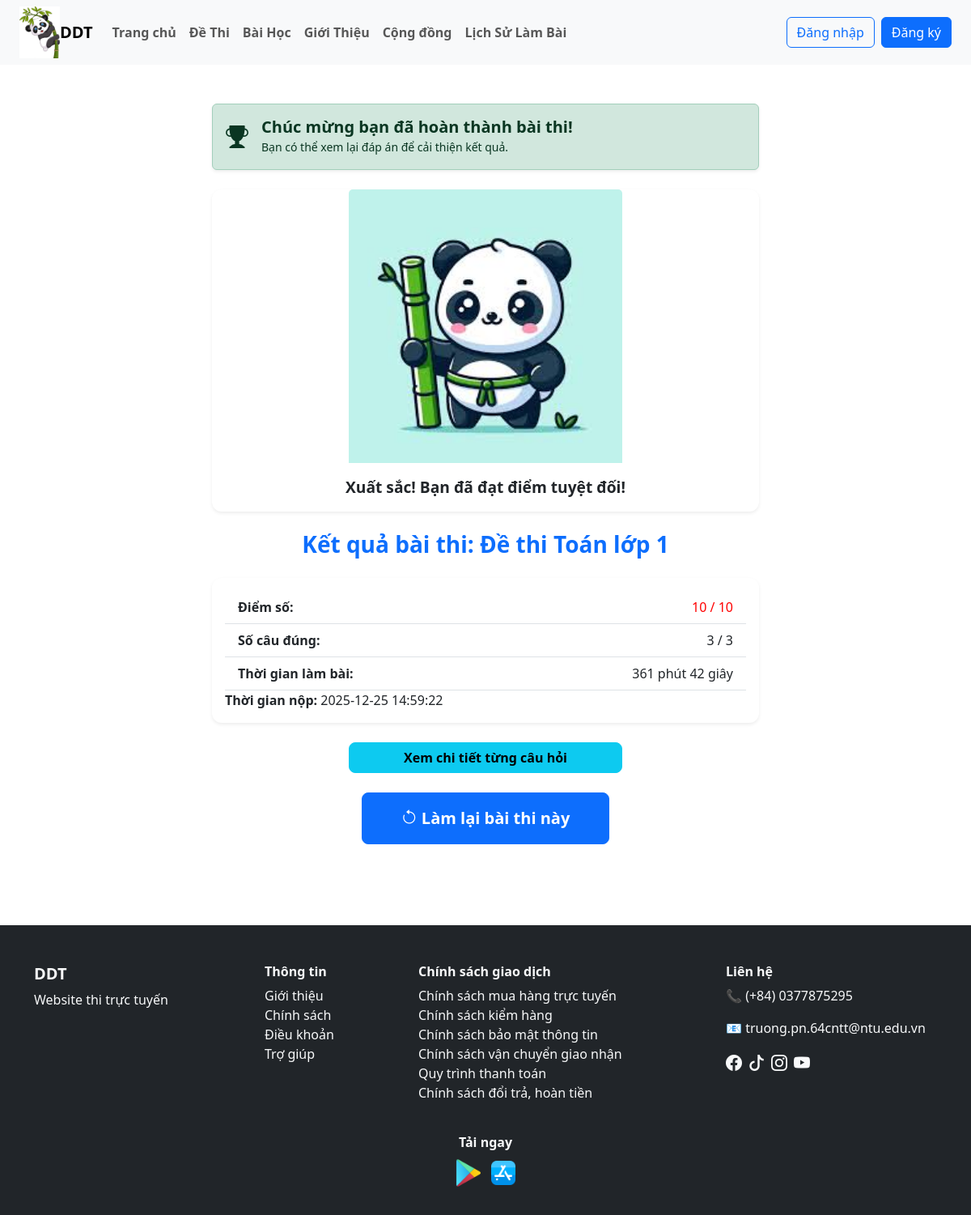
The page /user/ket_qua.php?id=KQ10 on the database its author committed.
### tables this page shows
CREATE TABLE `ket_qua_thi` (
  `id` varchar(10) NOT NULL,
  `id_nguoi_dung` varchar(10) NOT NULL,
  `id_de_thi` varchar(10) NOT NULL,
  `diem_so` float DEFAULT NULL,
  `thoi_gian_nop` datetime DEFAULT current_timestamp(),
  `thoi_gian_bat_dau` datetime NOT NULL DEFAULT current_timestamp()
);

CREATE TABLE `de_thi` (
  `id` varchar(10) NOT NULL,
  `id_danh_muc` int(11) DEFAULT NULL,
  `ten_de_thi` varchar(255) NOT NULL,
  `mo_ta` text DEFAULT NULL,
  `thoi_gian` int(11) DEFAULT NULL,
  `id_bai_hoc` varchar(10) DEFAULT NULL,
  `thang_diem` int(11) DEFAULT 10,
  `ngay_tao` datetime DEFAULT current_timestamp(),
  `trang_thai` tinyint(1) NOT NULL DEFAULT 0
);

### user/ket_qua.php (the view, shortened to what this page needs)
<?php
include("./header.php");
$id_kq = $_GET['id'];
$sql = "
    SELECT kq.*, dt.ten_de_thi, dt.thang_diem
    FROM ket_qua_thi kq
    JOIN de_thi dt ON kq.id_de_thi = dt.id
    WHERE kq.id = '$id_kq'
";
$kq = mysqli_fetch_assoc(mysqli_query($dbc, $sql));
$so_cau = mysqli_fetch_assoc(mysqli_query($dbc, "
    SELECT COUNT(*) AS tong
    FROM cau_hoi
    WHERE id_de_thi = '{$kq['id_de_thi']}'
"))['tong'];
$so_cau_dung = round(
    ($kq['diem_so'] / $kq['thang_diem']) * $so_cau
);
$thoi_gian_lam = "Chưa xác định";
if (!empty($kq['thoi_gian_bat_dau']) && !empty($kq['thoi_gian_nop'])) {
    $bat_dau = strtotime($kq['thoi_gian_bat_dau']);
    $nop = strtotime($kq['thoi_gian_nop']);
    $diff = $nop - $bat_dau;
    $phut = floor($diff / 60);
    $giay = $diff % 60;
    $thoi_gian_lam = $phut . " phút " . $giay . " giây";
}
$diem = $kq['diem_so'];
$thang = $kq['thang_diem'];
$loi_chuc = "";
if ($diem == $thang) {
    $loi_chuc = "Xuất sắc! Bạn đã đạt điểm tuyệt đối!";
}
?>
<div class="container my-5" style="max-width: 700px;">
    <div class="alert alert-success d-flex align-items-center shadow-sm" role="alert">
        <i class="bi bi-trophy-fill fs-3 me-3"></i>
        <div>
            <h5 class="mb-0 fw-bold">Chúc mừng bạn đã hoàn thành bài thi!</h5>
            <small>Bạn có thể xem lại đáp án để cải thiện kết quả.</small>
        </div>
    </div>
    <div class="card border-0 shadow-sm my-4">
        <img src="./image_giao_dien/gau_truc_chuc_mung.jpg" class="card-img-top"
            style="width: 50%; height: 50%; object-fit: cover; margin: auto; display: block;" alt="Gấu trúc chúc mừng">
        <div class="card-body text-center">
            <p class="card-text text-fw" style="font-weight: bold; font-size: 1.2rem;"><?= $loi_chuc ?></p>
        </div>
    </div>
    <div class="text-center mb-4">
        <h3 class="fw-bold text-primary">
            Kết quả bài thi: <?= htmlspecialchars($kq['ten_de_thi']) ?>
        </h3>
    </div>
    <div class="card shadow-sm border-0">
        <div class="card-body">
            <div class="list-group list-group-flush">
                <div class="list-group-item d-flex justify-content-between">
                    <strong>Điểm số:</strong>
                    <span style="color : red"><?= $kq['diem_so'] ?> / <?= $kq['thang_diem'] ?></span>
                </div>
                <div class="list-group-item d-flex justify-content-between">
                    <strong>Số câu đúng:</strong>
                    <span><?= $so_cau_dung ?> / <?= $so_cau ?></span>
                </div>
                <div class="list-group-item d-flex justify-content-between">
                    <strong>Thời gian làm bài:</strong>
                    <span><?= $thoi_gian_lam ?></span>
                </div>
                <div class-group-item d-flex justify-content-between">
                    <strong>Thời gian nộp:</strong>
                    <span><?= $kq['thoi_gian_nop'] ?></span>
                </div>
            </div>
        </div>
    </div>
    <div class="mt-4 text-center">
        <a href="xem_dap_an.php?id_kq=<?= $id_kq ?>" class="btn btn-info w-50 fw-bold">
            Xem chi tiết từng câu hỏi
        </a>
    </div>
    <div class="text-center mt-4">
        <a href="thi.php?id=<?= $kq["id_de_thi"] ?>" class="btn btn-primary btn-lg px-5 py-3 fw-bold">
            <i class="bi bi-arrow-counterclockwise"></i> Làm lại bài thi này
        </a>
    </div>
</div>
<?php
include_once("./footer.php")
?>

### user/CSS/style_user.css (style rules this page uses)
.card { border-radius: 12px; overflow: hidden; }
.btn-info { border-radius: 8px; }

### rows shown on the page
ket_qua_thi: diem_so.thang_diem "Xuất sắc! Bạn đã đạt điểm tuyệt đối!", id_de_thi.ten_de_thi "Đề thi Toán lớp 1", diem_so "10", id_de_thi.thang_diem "10", thoi_gian_lam "361 phút 42 giây", thoi_gian_nop "2025-12-25 14:59:22"

### other values the page prints
$so_cau_dung "3"
$so_cau "3"
